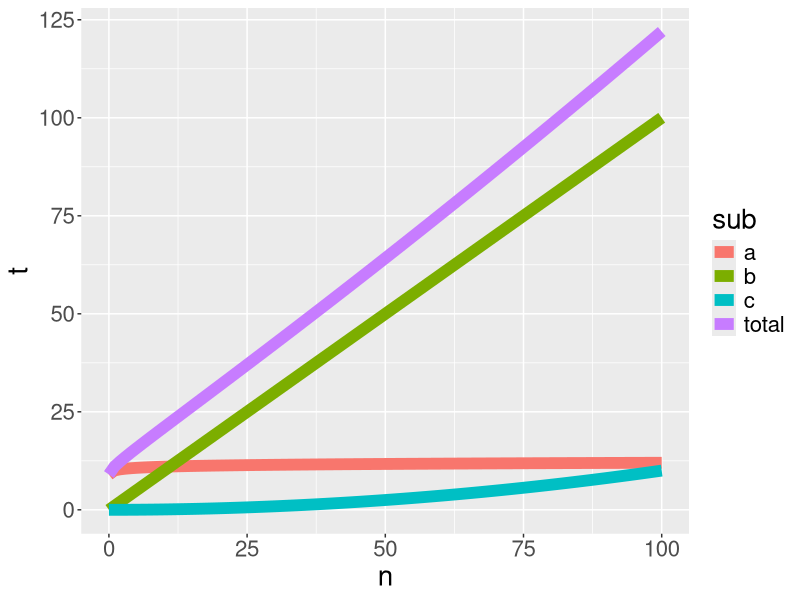
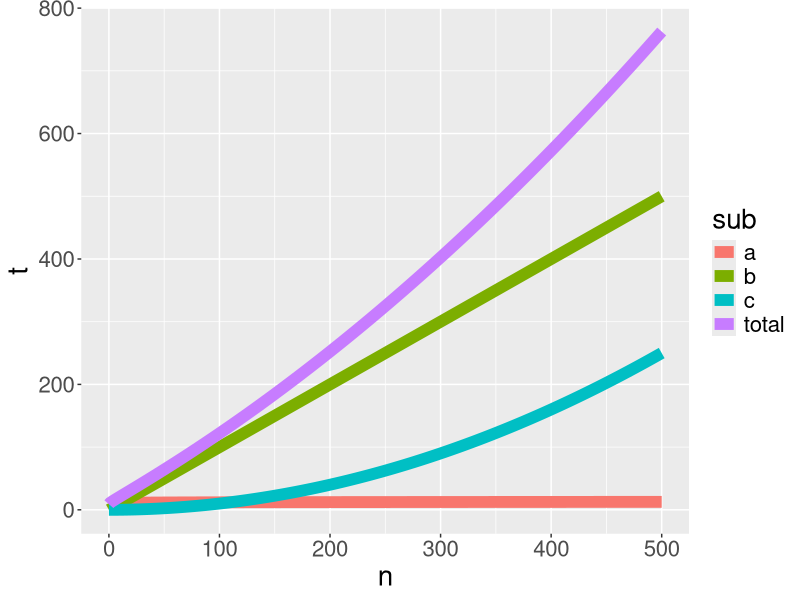
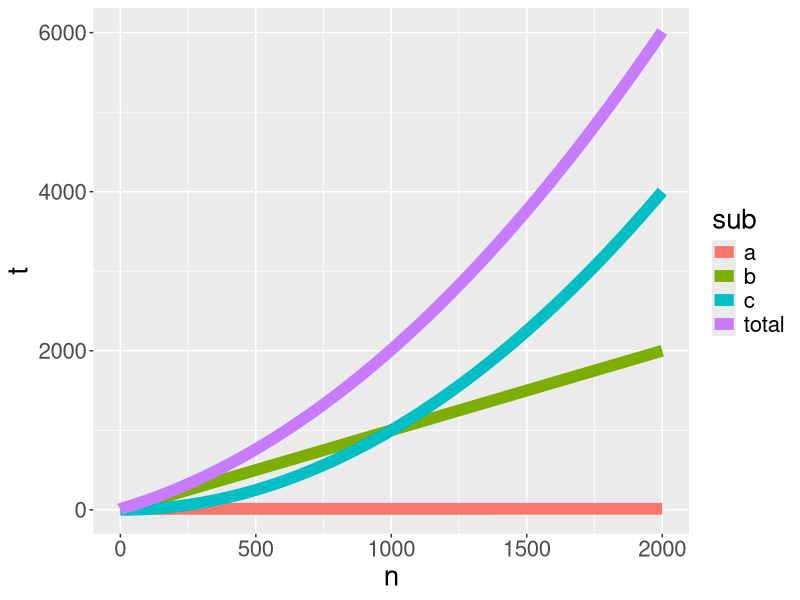

Recreate these plots in R, in order.
#!/bin/Rscript
create_big_o_example <- function(n = seq(0, 100)) {
  t_wide <- tibble::tibble(n = n)
  t_wide$a <- 10 + log10(t_wide$n + 0.1)
  t_wide$b <- t_wide$n
  t_wide$c <- 0.001 * (t_wide$n ^ 2)
  t_wide$total <- t_wide$a + t_wide$b + t_wide$c
  t <- tidyr::pivot_longer(t_wide, cols = c("a", "b", "c", "total"))
  colnames(t) <- c("n", "sub", "t")
  t
}
t <- create_big_o_example(n = seq(0, 100))
ggplot2::ggplot(t, ggplot2::aes(x = n, y = t, color = sub)) + 
  ggplot2::geom_line(linewidth = 4) + 
  ggplot2::theme(text = ggplot2::element_text(size = 20))
ggplot2::ggsave(filename = "big_o_100.png", width = 7, height = 7)

t <- create_big_o_example(n = seq(0, 500))
ggplot2::ggplot(t, ggplot2::aes(x = n, y = t, color = sub)) + 
  ggplot2::geom_line(linewidth = 4) + 
  ggplot2::theme(text = ggplot2::element_text(size = 20))
ggplot2::ggsave(filename = "big_o_500.png", width = 7, height = 7)

t <- create_big_o_example(n = seq(0, 2000))
ggplot2::ggplot(t, ggplot2::aes(x = n, y = t, color = sub)) + 
  ggplot2::geom_line(linewidth = 4) + 
  ggplot2::theme(text = ggplot2::element_text(size = 20))
ggplot2::ggsave(filename = "big_o_2000.png", width = 7, height = 7)
